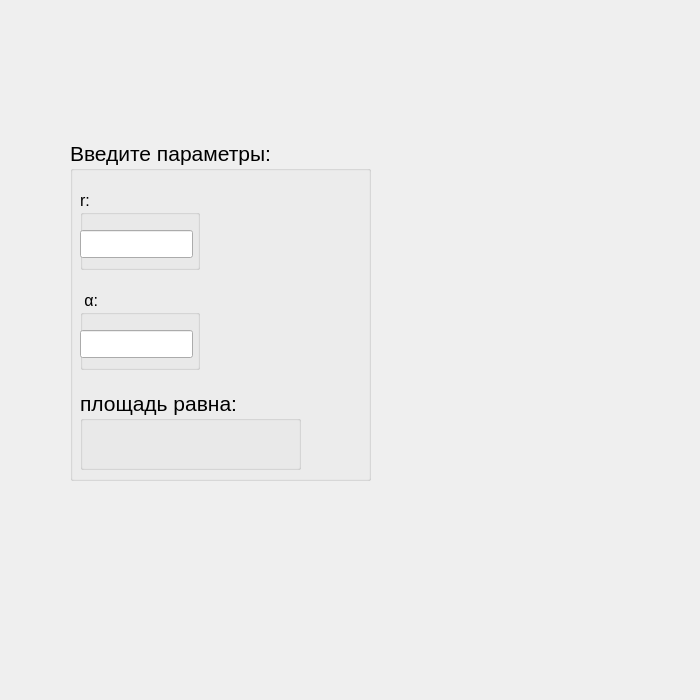
<?xml version="1.0" encoding="UTF-8"?>
<ui version="4.0">
 <class>Circularsector</class>
 <widget class="QWidget" name="Circularsector">
  <property name="geometry">
   <rect>
    <x>0</x>
    <y>0</y>
    <width>700</width>
    <height>700</height>
   </rect>
  </property>
  <property name="windowTitle">
   <string>Form</string>
  </property>
  <widget class="QGroupBox" name="groupBox">
   <property name="geometry">
    <rect>
     <x>70</x>
     <y>140</y>
     <width>301</width>
     <height>341</height>
    </rect>
   </property>
   <property name="font">
    <font>
     <pointsize>16</pointsize>
    </font>
   </property>
   <property name="title">
    <string>Введите параметры:</string>
   </property>
   <widget class="QGroupBox" name="groupBox_2">
    <property name="geometry">
     <rect>
      <x>10</x>
      <y>50</y>
      <width>120</width>
      <height>80</height>
     </rect>
    </property>
    <property name="font">
     <font>
      <pointsize>12</pointsize>
     </font>
    </property>
    <property name="title">
     <string>r:</string>
    </property>
    <widget class="QLineEdit" name="lineEdit">
     <property name="geometry">
      <rect>
       <x>0</x>
       <y>40</y>
       <width>113</width>
       <height>28</height>
      </rect>
     </property>
    </widget>
   </widget>
   <widget class="QGroupBox" name="groupBox_3">
    <property name="geometry">
     <rect>
      <x>10</x>
      <y>150</y>
      <width>120</width>
      <height>80</height>
     </rect>
    </property>
    <property name="font">
     <font>
      <pointsize>12</pointsize>
     </font>
    </property>
    <property name="title">
     <string> α:</string>
    </property>
    <widget class="QLineEdit" name="lineEdit_2">
     <property name="geometry">
      <rect>
       <x>0</x>
       <y>40</y>
       <width>113</width>
       <height>28</height>
      </rect>
     </property>
    </widget>
   </widget>
   <widget class="QGroupBox" name="groupBox_4">
    <property name="geometry">
     <rect>
      <x>10</x>
      <y>250</y>
      <width>221</width>
      <height>80</height>
     </rect>
    </property>
    <property name="title">
     <string>площадь равна:</string>
    </property>
    <widget class="QLabel" name="label">
     <property name="geometry">
      <rect>
       <x>0</x>
       <y>40</y>
       <width>221</width>
       <height>41</height>
      </rect>
     </property>
     <property name="text">
      <string/>
     </property>
    </widget>
   </widget>
  </widget>
 </widget>
 <resources/>
 <connections/>
</ui>
